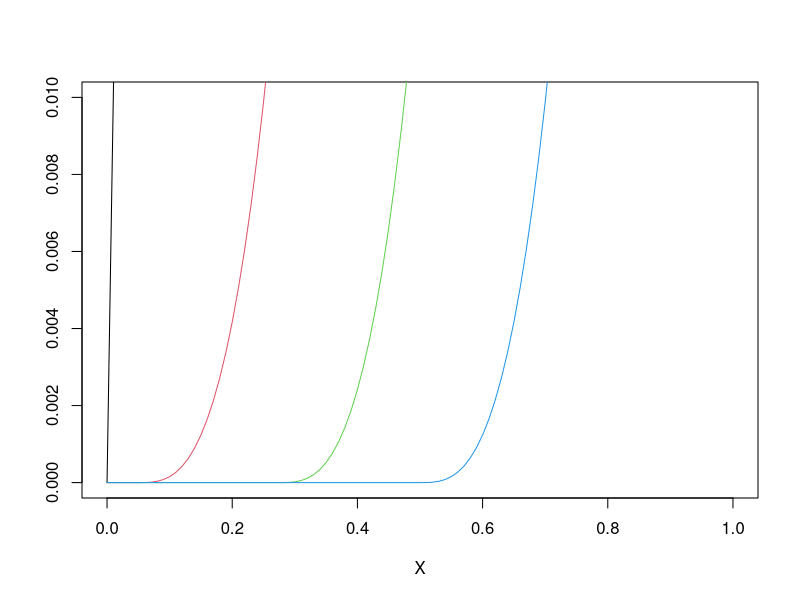
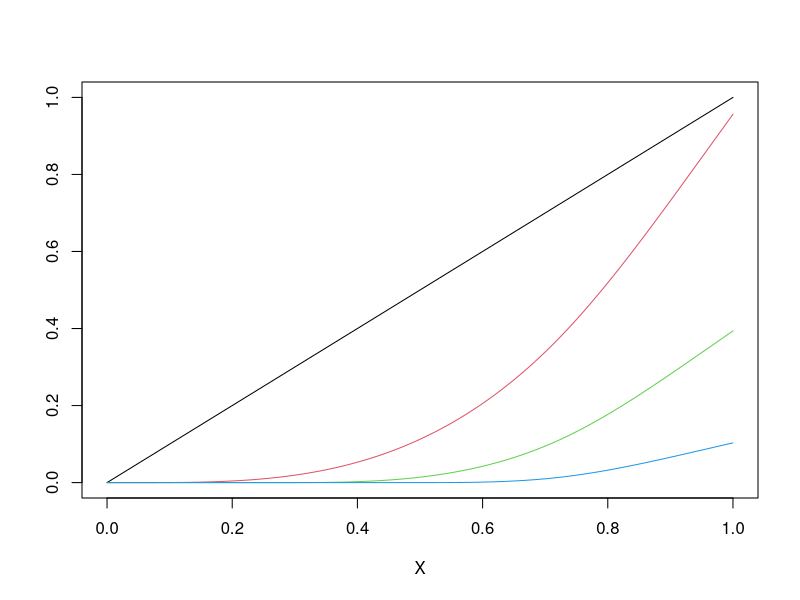

Write R code to recreate these figures, in order.
library(Hmisc)

#rcspline => Restricted Cubic Spline Design Matrix 

x_in <- seq(0,1,0.01) #step size
knots <- seq(0.05 ,0.95 ,length=5) #like linspace
include_x_in_output = TRUE
x <- rcspline.eval(x_in, knots=knots, inclx=include_x_in_output)
xm <- x 
#xm[xm > 0.0106] <- NA 

#This jsut zooms in ...
#x[,1] is just x_in (I think)
matplot(x[,1], xm, type="l", ylim=c(0,.01), xlab=expression(X), ylab= '' , lty=1)
matplot(x[,1], x, type="l", xlab=expression(X), ylab= '' , lty=1)
